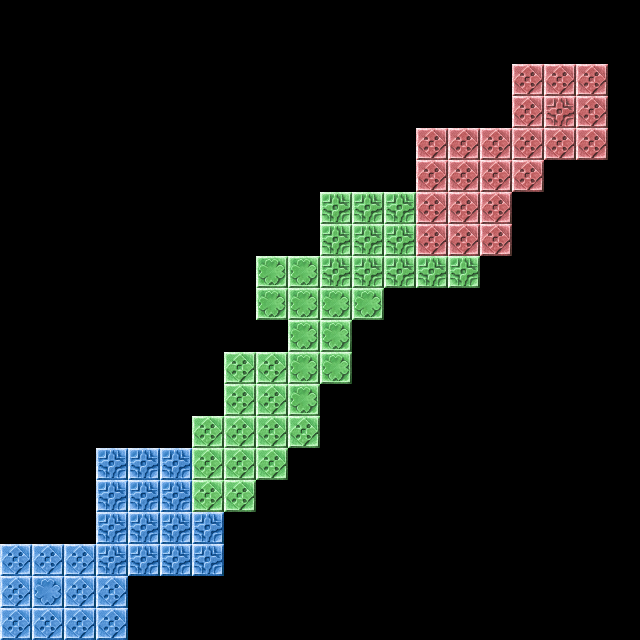

Tiled map render using the project's own tile images. Description and the map definition, with tile-layer contents summarised, below:
An orthogonal 20x20 tile map with 32x32 px tiles, 9 tile layers (Ground, Graund02, Ground03, Ground4, ...).

<map version="1.2" tiledversion="2019.11.12" orientation="orthogonal" renderorder="right-down" compressionlevel="-1" width="20" height="20" tilewidth="32" tileheight="32" infinite="0" nextlayerid="12" nextobjectid="1">
 <editorsettings>
  <export target="map..tmx" format="tmx" />
 </editorsettings>
 <tileset firstgid="1" source="test.tsx" />
 <layer id="1" name="Ground" width="20" height="20">
  <data>[400 cells, 12 non-empty, 1 distinct tile ids]</data>
 </layer>
 <layer id="4" name="Graund02" width="20" height="20">
  <data>[400 cells, 16 non-empty, 1 distinct tile ids]</data>
 </layer>
 <layer id="5" name="Ground03" width="20" height="20">
  <data>[400 cells, 15 non-empty, 1 distinct tile ids]</data>
 </layer>
 <layer id="7" name="Ground4" width="20" height="20">
  <data>[400 cells, 13 non-empty, 1 distinct tile ids]</data>
 </layer>
 <layer id="8" name="Ground5" width="20" height="20">
  <data>[400 cells, 15 non-empty, 1 distinct tile ids]</data>
 </layer>
 <layer id="9" name="Ground6" width="20" height="20">
  <data>[400 cells, 21 non-empty, 1 distinct tile ids]</data>
 </layer>
 <layer id="10" name="Save" width="20" height="20">
  <data>[400 cells, 1 non-empty, 1 distinct tile ids]</data>
 </layer>
 <layer id="11" name="Candle" width="20" height="20">
  <data>[400 cells, 1 non-empty, 1 distinct tile ids]</data>
 </layer>
 <layer id="2" name="Player" width="20" height="20">
  <data>[400 cells, 1 non-empty, 1 distinct tile ids]</data>
 </layer>
</map>